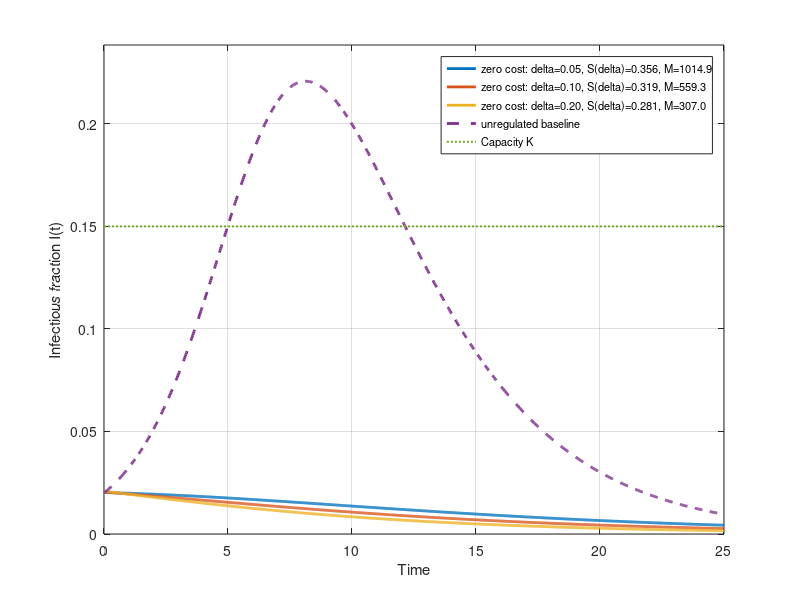

Reproduce this figure in MATLAB.
function Figure_7_independent_control_nonuniqueness
% Figure 7: zero-cost nonuniqueness with independent beta_1 and beta_2.

B1=1.0; B2=0.8; gamma=0.3; S0=0.99; I0=0.02; K=0.15;
S_threshold=gamma/B2;
strategies=[0.05,0.95; 0.10,0.85; 0.20,0.75]; T_end=25;

figure('Color','w','Position',[100 100 930 590]); hold on;
labels=cell(1,size(strategies,1)+2);
for j=1:size(strategies,1)
    delta=strategies(j,1);
    S_target=strategies(j,2)*S_threshold;
    lo=B1*(1+1e-8); hi=10;
    while terminalS(delta,hi,B2,gamma,S0,I0)>S_target
        hi=2*hi;
        if hi>1e7, error('Could not bracket pulse magnitude.'); end
    end
    M=fzero(@(m) terminalS(delta,m,B2,gamma,S0,I0)-S_target,[lo,hi]);
    t1=linspace(0,delta,120);
    rhs1=@(t,y)[-M*y(1)*y(2); B2*y(1)*y(2)-gamma*y(2)];
    [tp,yp]=ode45(rhs1,t1,[S0;I0],odeset('RelTol',2e-9,'AbsTol',1e-11));
    rhs2=@(t,y)[-B1*y(1)*y(2); B2*y(1)*y(2)-gamma*y(2)];
    t2=linspace(delta,T_end,900);
    [tb,yb]=ode45(rhs2,t2,yp(end,:)',odeset('RelTol',2e-9,'AbsTol',1e-11));
    plot([tp;tb(2:end)],[yp(:,2);yb(2:end,2)],'LineWidth',2.0);
    labels{j}=sprintf('zero cost: delta=%.2f, S(delta)=%.3f, M=%.1f',delta,S_target,M);
end

rhs0=@(t,y)[-B1*y(1)*y(2); B2*y(1)*y(2)-gamma*y(2)];
t0=linspace(0,T_end,1000);
[tb0,yb0]=ode45(rhs0,t0,[S0;I0],odeset('RelTol',2e-9,'AbsTol',1e-11));
plot(tb0,yb0(:,2),'--','LineWidth',2.0);
plot([0,T_end],[K,K],':','LineWidth',1.5);
labels{end-1}='unregulated baseline'; labels{end}='Capacity K';
xlabel('Time'); ylabel('Infectious fraction I(t)');
xlim([0,T_end]); ylim([0,max(1.15*K,1.08*max(yb0(:,2)))]); grid on; box on;
legend(labels,'Location','northeast','FontSize',8);

out=fullfile(fileparts(mfilename('fullpath')),'..','figures','Figure_7_independent_control_nonuniqueness.jpg');
print(gcf,out,'-djpeg','-r300');
fprintf('Saved %s\n',out);
end

function Sdelta=terminalS(delta,M,B2,gamma,S0,I0)
rhs=@(t,y)[-M*y(1)*y(2); B2*y(1)*y(2)-gamma*y(2)];
[~,y]=ode45(rhs,[0,delta],[S0;I0],odeset('RelTol',2e-8,'AbsTol',1e-10,'MaxStep',max(delta/80,1e-4)));
Sdelta=y(end,1);
end
